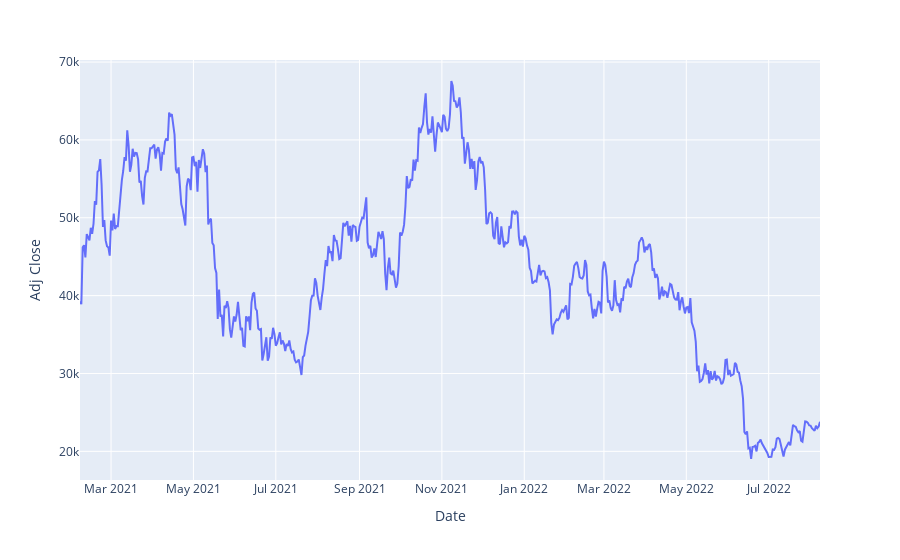

Notebook source saved alongside this figure:
### Markdown cell above
## Playing around with the model
The chart below displays our test dataset. You can take a closer look at how good the generated forecasts are by the following steps:
* Pick any date within the test range
* Run the cell below the chart (the one with the `while` loop), and input the selected date.

### Code cell
date_list = df_raw['Date'].values.tolist()[train_len : -(input_width + output_width)]
first_date = date_list[0]
last_date = date_list[-1]
pred_point_start = date_list[input_width]
pred_point_end = date_list[-output_width]

px.line(df_raw.query('Date >= @first_date and Date <= @last_date'),
        x='Date',
        y='Adj Close'
)

### Figure 1 — Plotly figure (JSON) as saved in the notebook; plotly's stock layout.template omitted (floating-point values rounded to 4 significant figures; data arrays with more than 128 entries replaced by an {"elided": "..."} marker saying what was removed)
{"data": [{"hovertemplate": "Date=%{x}<br>Adj Close=%{y}<extra></extra>", "legendgroup": "", "line": {"color": "#636efa", "dash": "solid"}, "marker": {"symbol": "circle"}, "mode": "lines", "name": "", "orientation": "v", "showlegend": false, "type": "scatter", "x": {"elided": "549 str values"}, "xaxis": "x", "y": {"elided": "549 float values"}, "yaxis": "y"}], "layout": {"legend": {"tracegroupgap": 0}, "margin": {"t": 60}, "xaxis": {"anchor": "y", "domain": [0, 1], "title": {"text": "Date"}}, "yaxis": {"anchor": "x", "domain": [0, 1], "title": {"text": "Adj Close"}}}}
